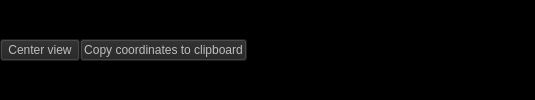
       <widget class="QFrame" name="frame_2">
        <property name="sizePolicy">
         <sizepolicy hsizetype="Preferred" vsizetype="Fixed">
          <horstretch>0</horstretch>
          <verstretch>0</verstretch>
         </sizepolicy>
        </property>
        <property name="minimumSize">
         <size>
          <width>0</width>
          <height>30</height>
         </size>
        </property>
        <property name="styleSheet">
         <string notr="true">background-color: rgb(0, 0, 0);</string>
        </property>
        <property name="frameShape">
         <enum>QFrame::NoFrame</enum>
        </property>
        <property name="frameShadow">
         <enum>QFrame::Raised</enum>
        </property>
        <property name="lineWidth">
         <number>0</number>
        </property>
        <layout class="QHBoxLayout" name="horizontalLayout_2">
         <property name="spacing">
          <number>0</number>
         </property>
         <property name="leftMargin">
          <number>0</number>
         </property>
         <property name="topMargin">
          <number>0</number>
         </property>
         <property name="rightMargin">
          <number>0</number>
         </property>
         <property name="bottomMargin">
          <number>0</number>
         </property>
         <item>
          <widget class="QPushButton" name="push_centerView">
           <property name="enabled">
            <bool>false</bool>
           </property>
           <property name="styleSheet">
            <string notr="true">background-color: rgb(35, 35, 35);</string>
           </property>
           <property name="text">
            <string>Center view</string>
           </property>
          </widget>
         </item>
         <item>
          <widget class="QPushButton" name="push_copyToClipboard">
           <property name="enabled">
            <bool>false</bool>
           </property>
           <property name="minimumSize">
            <size>
             <width>0</width>
             <height>0</height>
            </size>
           </property>
           <property name="styleSheet">
            <string notr="true">background-color: rgb(35, 35, 35);</string>
           </property>
           <property name="text">
            <string>Copy coordinates to clipboard</string>
           </property>
          </widget>
         </item>
         <item>
          <widget class="QLineEdit" name="txt_coordinates">
           <property name="sizePolicy">
            <sizepolicy hsizetype="Expanding" vsizetype="Fixed">
             <horstretch>0</horstretch>
             <verstretch>0</verstretch>
            </sizepolicy>
           </property>
           <property name="minimumSize">
            <size>
             <width>0</width>
             <height>0</height>
            </size>
           </property>
           <property name="maximumSize">
            <size>
             <width>16777215</width>
             <height>16777215</height>
            </size>
           </property>
           <property name="font">
            <font>
             <family>Hack</family>
             <pointsize>8</pointsize>
            </font>
           </property>
           <property name="focusPolicy">
            <enum>Qt::StrongFocus</enum>
           </property>
           <property name="contextMenuPolicy">
            <enum>Qt::NoContextMenu</enum>
           </property>
           <property name="styleSheet">
            <string notr="true">color: rgb(100, 100, 100);</string>
           </property>
           <property name="text">
            <string/>
           </property>
           <property name="readOnly">
            <bool>true</bool>
           </property>
          </widget>
         </item>
         <item>
          <widget class="QLabel" name="txt_info">
           <property name="enabled">
            <bool>false</bool>
           </property>
           <property name="sizePolicy">
            <sizepolicy hsizetype="Expanding" vsizetype="Preferred">
             <horstretch>0</horstretch>
             <verstretch>0</verstretch>
            </sizepolicy>
           </property>
           <property name="minimumSize">
            <size>
             <width>180</width>
             <height>0</height>
            </size>
           </property>
           <property name="maximumSize">
            <size>
             <width>180</width>
             <height>16777215</height>
            </size>
           </property>
           <property name="font">
            <font>
             <family>Hack</family>
             <pointsize>8</pointsize>
            </font>
           </property>
           <property name="text">
            <string/>
           </property>
           <property name="alignment">
            <set>Qt::AlignLeading|Qt::AlignLeft|Qt::AlignVCenter</set>
           </property>
           <property name="margin">
            <number>3</number>
           </property>
          </widget>
         </item>
        </layout>
       </widget>
